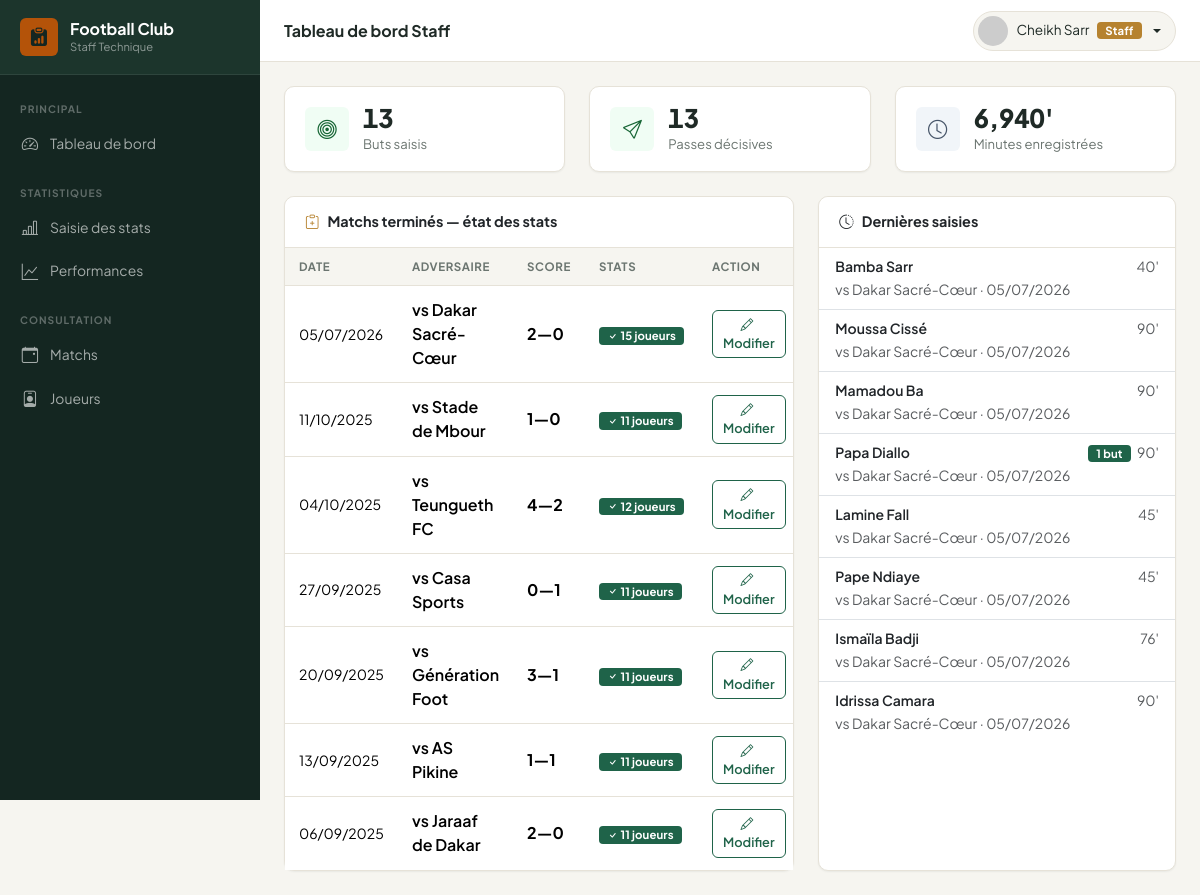
The page /staff/index.php (signed in) on the database its author committed.
### tables this page shows
CREATE TABLE `matchs` (
  `id` int(11) NOT NULL AUTO_INCREMENT,
  `competition_id` int(11) DEFAULT NULL,
  `date_match` date NOT NULL,
  `heure_match` time DEFAULT NULL,
  `stade` varchar(200) DEFAULT NULL,
  `adversaire` varchar(150) NOT NULL,
  `domicile_exterieur` enum('Domicile','Extérieur') DEFAULT 'Domicile',
  `score_equipe` tinyint(3) unsigned DEFAULT 0,
  `score_adverse` tinyint(3) unsigned DEFAULT 0,
  `statut` enum('Programmé','En cours','Terminé','Annulé','Reporté') DEFAULT 'Programmé',
  `notes` text DEFAULT NULL,
  `created_at` timestamp NOT NULL DEFAULT current_timestamp(),
  `updated_at` timestamp NOT NULL DEFAULT current_timestamp() ON UPDATE current_timestamp(),
  PRIMARY KEY (`id`),
  KEY `competition_id` (`competition_id`),
  CONSTRAINT `matchs_ibfk_1` FOREIGN KEY (`competition_id`) REFERENCES `competitions` (`id`) ON DELETE SET NULL
);

CREATE TABLE `statistiques` (
  `id` int(11) NOT NULL AUTO_INCREMENT,
  `joueur_id` int(11) NOT NULL,
  `match_id` int(11) NOT NULL,
  `minutes_jouees` smallint(5) unsigned DEFAULT 0,
  `buts` tinyint(3) unsigned DEFAULT 0,
  `passes_decisives` tinyint(3) unsigned DEFAULT 0,
  `cartons_jaunes` tinyint(3) unsigned DEFAULT 0,
  `cartons_rouges` tinyint(3) unsigned DEFAULT 0,
  `note_match` decimal(3,1) DEFAULT NULL,
  `created_at` timestamp NOT NULL DEFAULT current_timestamp(),
  `updated_at` timestamp NOT NULL DEFAULT current_timestamp() ON UPDATE current_timestamp(),
  PRIMARY KEY (`id`),
  UNIQUE KEY `uk_stat` (`joueur_id`,`match_id`),
  KEY `match_id` (`match_id`),
  CONSTRAINT `statistiques_ibfk_1` FOREIGN KEY (`joueur_id`) REFERENCES `joueurs` (`id`) ON DELETE CASCADE,
  CONSTRAINT `statistiques_ibfk_2` FOREIGN KEY (`match_id`) REFERENCES `matchs` (`id`) ON DELETE CASCADE
);

CREATE TABLE `joueurs` (
  `id` int(11) NOT NULL AUTO_INCREMENT,
  `utilisateur_id` int(11) DEFAULT NULL,
  `club_id` int(11) DEFAULT 1,
  `nom` varchar(100) NOT NULL,
  `prenom` varchar(100) NOT NULL,
  `date_naissance` date DEFAULT NULL,
  `nationalite` varchar(100) DEFAULT NULL,
  `taille` decimal(4,1) DEFAULT NULL,
  `poids` decimal(5,1) DEFAULT NULL,
  `poste` enum('Gardien','Défenseur','Milieu','Attaquant') NOT NULL,
  `numero_maillot` tinyint(3) unsigned DEFAULT NULL,
  `photo` varchar(255) DEFAULT NULL,
  `date_inscription` date DEFAULT curdate(),
  `statut` enum('actif','blessé','suspendu','inactif') NOT NULL DEFAULT 'actif',
  `created_at` timestamp NOT NULL DEFAULT current_timestamp(),
  `updated_at` timestamp NOT NULL DEFAULT current_timestamp() ON UPDATE current_timestamp(),
  PRIMARY KEY (`id`),
  KEY `utilisateur_id` (`utilisateur_id`),
  KEY `club_id` (`club_id`),
  CONSTRAINT `joueurs_ibfk_1` FOREIGN KEY (`utilisateur_id`) REFERENCES `utilisateurs` (`id`) ON DELETE SET NULL,
  CONSTRAINT `joueurs_ibfk_2` FOREIGN KEY (`club_id`) REFERENCES `clubs` (`id`) ON DELETE SET NULL
);

### staff/index.php (the view, shortened to what this page needs)
<?php
require_once ROOT_PATH . '/includes/functions.php';
$pdo = getPDO();
$sansStat = $pdo->query("
    SELECT m.*, c.nom AS competition,
        (SELECT COUNT(DISTINCT s.joueur_id) FROM statistiques s WHERE s.match_id=m.id) AS nb_stats
    FROM matchs m
    LEFT JOIN competitions c ON c.id=m.competition_id
    WHERE m.statut='Terminé'
    ORDER BY m.date_match DESC LIMIT 10
")->fetchAll();
$dernieresSaisies = $pdo->query("
    SELECT s.updated_at, j.prenom, j.nom, m.adversaire, m.date_match,
           s.buts, s.passes_decisives, s.minutes_jouees
    FROM statistiques s
    JOIN joueurs j ON j.id=s.joueur_id
    JOIN matchs m ON m.id=s.match_id
    ORDER BY s.updated_at DESC LIMIT 8
")->fetchAll();
$totaux = $pdo->query("
    SELECT SUM(buts) AS buts, SUM(passes_decisives) AS passes,
           SUM(minutes_jouees) AS minutes, COUNT(*) AS lignes
    FROM statistiques
")->fetch();
require_once __DIR__ . '/includes/header.php';
?>
<div class="row g-4 mb-4">
    <div class="col-sm-4">
        <div class="stat-card">
            <div class="stat-icon" style="background:#f0fdf4;color:#166534"><i class="bi bi-bullseye"></i></div>
            <div><div class="stat-value"><?= $totaux['buts'] ?? 0 ?></div><div class="stat-label">Buts saisis</div></div>
        </div>
    </div>
    <div class="col-sm-4">
        <div class="stat-card">
            <div class="stat-icon" style="background:#f0fdf4;color:#166534"><i class="bi bi-send"></i></div>
            <div><div class="stat-value"><?= $totaux['passes'] ?? 0 ?></div><div class="stat-label">Passes décisives</div></div>
        </div>
    </div>
    <div class="col-sm-4">
        <div class="stat-card">
            <div class="stat-icon" style="background:#f1f5f9;color:#475569"><i class="bi bi-clock"></i></div>
            <div><div class="stat-value"><?= number_format($totaux['minutes'] ?? 0) ?>'</div><div class="stat-label">Minutes enregistrées</div></div>
        </div>
    </div>
</div>
<div class="row g-4">
    <div class="col-lg-7">
        <div class="card h-100">
            <div class="card-header d-flex align-items-center justify-content-between">
                <span><i class="bi bi-clipboard-plus me-2 text-warning"></i>Matchs terminés — état des stats</span>
            </div>
            <div class="card-body p-0 table-responsive">
                <table class="table mb-0">
                    <thead><tr><th>Date</th><th>Adversaire</th><th>Score</th><th>Stats</th><th>Action</th></tr></thead>
                    <tbody>
                    <?php foreach ($sansStat as $m): ?>
                    <tr>
                        <td class="small"><?= formatDate($m['date_match']) ?></td>
                        <td class="fw-semibold">vs <?= e($m['adversaire']) ?></td>
                        <td class="fw-bold"><?= $m['score_equipe'] ?>—<?= $m['score_adverse'] ?></td>
                        <td>
                            <?php if ($m['nb_stats'] > 0): ?>
                                <span class="badge bg-success"><i class="bi bi-check"></i> <?= $m['nb_stats'] ?> joueurs</span>
                            <?php else: ?>
                                <span class="badge bg-warning text-dark"><i class="bi bi-exclamation"></i> À saisir</span>
                            <?php endif; ?>
                        </td>
                        <td>
                            <a href="<?= BASE_URL ?>/staff/statistiques/index.php?match_id=<?= $m['id'] ?>"
                               class="btn btn-sm btn-<?= $m['nb_stats']?'outline-success':'success' ?>">
                                <i class="bi bi-pencil me-1"></i><?= $m['nb_stats']?'Modifier':'Saisir' ?>
                            </a>
                        </td>
                    </tr>
                    <?php endforeach; ?>
                    </tbody>
                </table>
            </div>
        </div>
    </div>
    <div class="col-lg-5">
        <div class="card h-100">
            <div class="card-header"><i class="bi bi-clock-history me-2"></i>Dernières saisies</div>
            <div class="card-body p-0">
                <?php if ($dernieresSaisies): ?>
                <ul class="list-group list-group-flush">
                    <?php foreach ($dernieresSaisies as $s): ?>
                    <li class="list-group-item px-3 py-2">
                        <div class="d-flex justify-content-between">
                            <div>
                                <div class="fw-semibold small"><?= e($s['prenom']) ?> <?= e($s['nom']) ?></div>
                                <small class="text-muted">vs <?= e($s['adversaire']) ?> · <?= formatDate($s['date_match']) ?></small>
                            </div>
                            <div class="text-end small">
                                <?php if ($s['buts']): ?><span class="badge bg-success me-1"><?= $s['buts'] ?> but<?= $s['buts']>1?'s':'' ?></span><?php endif; ?>
                                <span class="text-muted"><?= $s['minutes_jouees'] ?>'</span>
                            </div>
                        </div>
                    </li>
                    <?php endforeach; ?>
                </ul>
                <?php else: ?>
                    <div class="text-center py-5 text-muted small">Aucune saisie récente</div>
                <?php endif; ?>
            </div>
        </div>
    </div>
</div>
<?php require_once __DIR__ . '/includes/footer.php'; ?>

### assets/css/style.css (style rules this page uses)
:root { --ink: #142621; --ink-2: #1c352c; --canvas: #f6f5f0; --paper: #ffffff; --pitch: #1f6349; --pitch-strong: #164a37; --pitch-rgb: 31,99,73; --gold: #b6822f; --gold-rgb: 182,130,47; --gold-soft: #ecdfc2; --text: #1f2a26; --text-muted: #6b7570; --line: #e6e2d8; --r-sm: 6px; --r-md: 10px; --r-lg: 14px; --shadow-sm: 0 1px 2px rgba(20,38,33,.06); --shadow-md: 0 6px 20px rgba(20,38,33,.08); --sidebar-bg: var(--ink); --sidebar-width: 260px; --topbar-h: 62px; --bs-success: var(--pitch); --bs-success-rgb: var(--pitch-rgb); --bs-success-bg-subtle: #e2ede7; --bs-success-border-subtle: #bcd8ca; --bs-success-text-emphasis: var(--pitch-strong); --bs-warning: var(--gold); --bs-warning-rgb: var(--gold-rgb); --bs-warning-bg-subtle: var(--gold-soft); --bs-warning-border-subtle: #d9c496; --bs-warning-text-emphasis: #7a5a1f; --bs-body-font-family: 'Plus Jakarta Sans', system-ui, -apple-system, sans-serif; --bs-border-radius: var(--r-md); --bs-border-radius-sm: var(--r-sm); --bs-border-radius-lg: var(--r-lg); }
:root { --fc-green: var(--pitch); --fc-green-dark: var(--ink); --fc-green-light: #4f9376; --fc-gold: var(--gold); }
* { -webkit-font-smoothing: antialiased; }
body { font-family: var(--bs-body-font-family); background: var(--canvas); color: var(--text); }
.btn-outline-success { --bs-btn-color: var(--pitch); --bs-btn-border-color: var(--pitch); --bs-btn-hover-bg: var(--pitch); --bs-btn-hover-border-color: var(--pitch); --bs-btn-active-bg: var(--pitch); --bs-btn-active-border-color: var(--pitch); --bs-btn-focus-shadow-rgb: var(--pitch-rgb); }
.btn { border-radius: var(--r-sm); font-weight: 600; }
.stat-card { border: 1px solid var(--line); border-radius: var(--r-md); padding: 18px 20px; display: flex; align-items: center; gap: 14px; box-shadow: var(--shadow-sm); background: var(--paper); }
.stat-card .stat-icon { width: 44px; height: 44px; border-radius: var(--r-sm); display: flex; align-items: center; justify-content: center; font-size: 1.2rem; flex-shrink: 0; }
.stat-card .stat-value { font-size: 1.6rem; font-weight: 800; line-height: 1; font-variant-numeric: tabular-nums; }
.stat-card .stat-label { color: var(--text-muted); font-size: .82rem; margin-top: 3px; }
.card { border: 1px solid var(--line); border-radius: var(--r-md); box-shadow: var(--shadow-sm); }
.card-header { background: var(--paper); border-bottom: 1px solid var(--line); padding: 14px 20px; border-radius: var(--r-md) var(--r-md) 0 0 !important; font-weight: 700; font-size: .9rem; }
.card-body { padding: 20px; }
.table thead th { background: var(--canvas); font-size: .72rem; font-weight: 700; text-transform: uppercase; letter-spacing: .05em; color: var(--text-muted); border-bottom: 1px solid var(--line); padding: 10px 14px; white-space: nowrap; }
.table tbody td { padding: 12px 14px; vertical-align: middle; border-bottom: 1px solid var(--line); }
.table tbody tr:last-child td { border-bottom: none; }
.btn-sm { padding: 4px 10px; font-size: .8rem; }
.badge { font-size: .71rem; font-weight: 700; padding: 3px 8px; border-radius: 4px; letter-spacing: .01em; }

### rows shown on the page
matchs: date_match "05/07/2026", adversaire "Dakar Sacré-Cœur", score_equipe "2", score_adverse "0", nb_stats "15"
matchs: date_match "11/10/2025", adversaire "Stade de Mbour", score_equipe "1", score_adverse "0", nb_stats "11"
matchs: date_match "04/10/2025", adversaire "Teungueth FC", score_equipe "4", score_adverse "2", nb_stats "12"
matchs: date_match "27/09/2025", adversaire "Casa Sports", score_equipe "0", score_adverse "1", nb_stats "11"
matchs: date_match "20/09/2025", adversaire "Génération Foot", score_equipe "3", score_adverse "1", nb_stats "11"
matchs: date_match "13/09/2025", adversaire "AS Pikine", score_equipe "1", score_adverse "1", nb_stats "11"
matchs: date_match "06/09/2025", adversaire "Jaraaf de Dakar", score_equipe "2", score_adverse "0", nb_stats "11"
statistiques: joueur.prenom "Bamba", joueur.nom "Sarr", match.adversaire "Dakar Sacré-Cœur", match.date_match "05/07/2026", minutes_jouees "40"
statistiques: joueur.prenom "Moussa", joueur.nom "Cissé", match.adversaire "Dakar Sacré-Cœur", match.date_match "05/07/2026", minutes_jouees "90"
statistiques: joueur.prenom "Mamadou", joueur.nom "Ba", match.adversaire "Dakar Sacré-Cœur", match.date_match "05/07/2026", minutes_jouees "90"
statistiques: joueur.prenom "Papa", joueur.nom "Diallo", match.adversaire "Dakar Sacré-Cœur", match.date_match "05/07/2026", buts "1", minutes_jouees "90"
statistiques: joueur.prenom "Lamine", joueur.nom "Fall", match.adversaire "Dakar Sacré-Cœur", match.date_match "05/07/2026", minutes_jouees "45"
statistiques: joueur.prenom "Pape", joueur.nom "Ndiaye", match.adversaire "Dakar Sacré-Cœur", match.date_match "05/07/2026", minutes_jouees "45"
statistiques: joueur.prenom "Ismaïla", joueur.nom "Badji", match.adversaire "Dakar Sacré-Cœur", match.date_match "05/07/2026", minutes_jouees "76"
statistiques: joueur.prenom "Idrissa", joueur.nom "Camara", match.adversaire "Dakar Sacré-Cœur", match.date_match "05/07/2026", minutes_jouees "90"

### other values the page prints
$pageTitle "Tableau de bord Staff"
$label "Staff"
$totaux['buts'] "13"
$totaux['passes'] "13"
$totaux['minutes'] "6,940"
